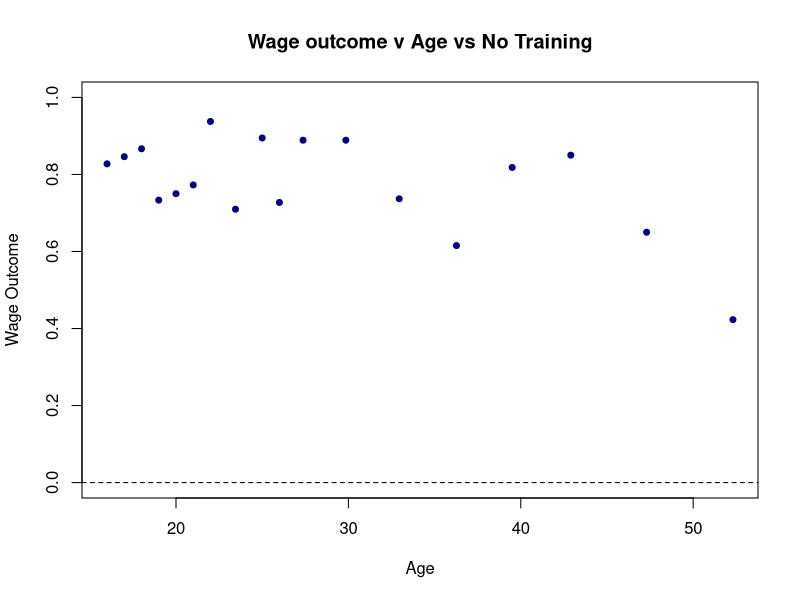
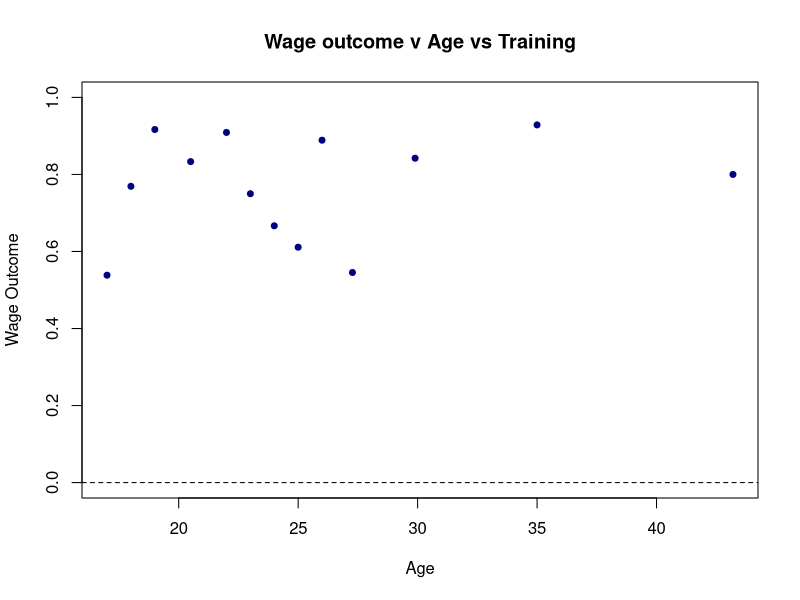
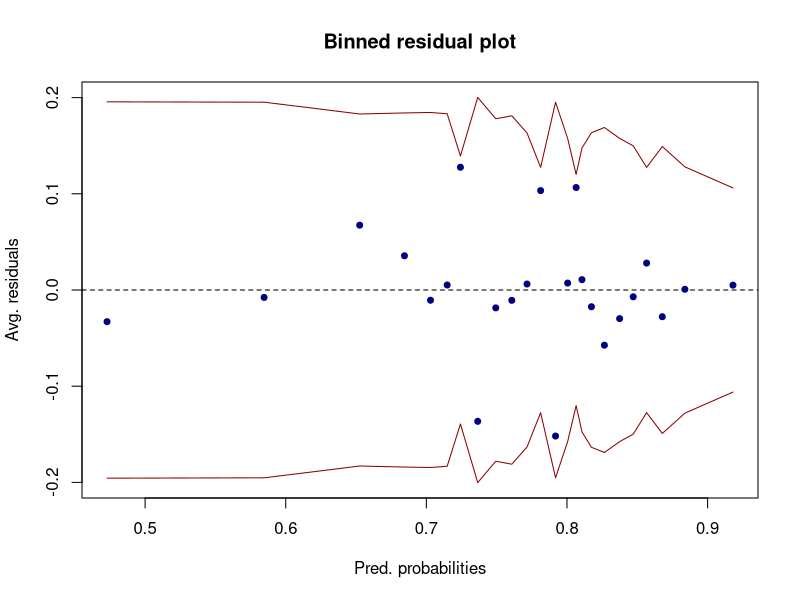
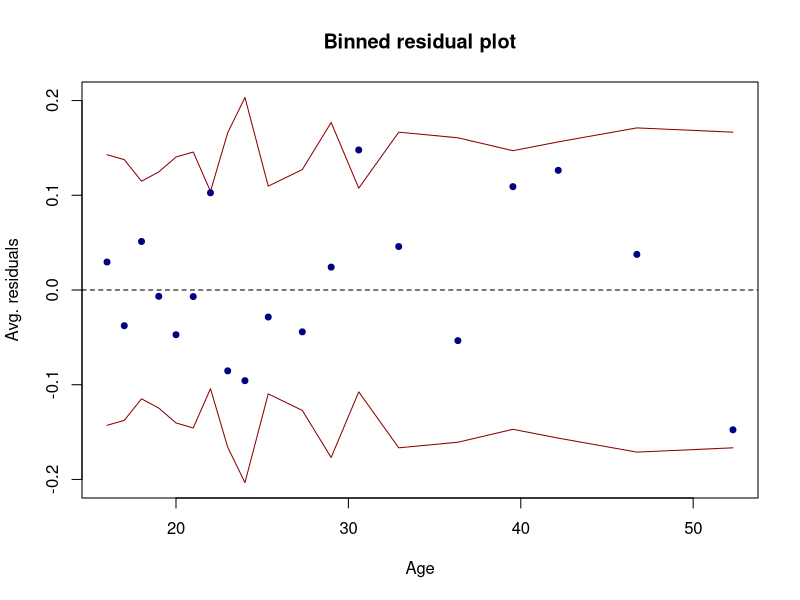
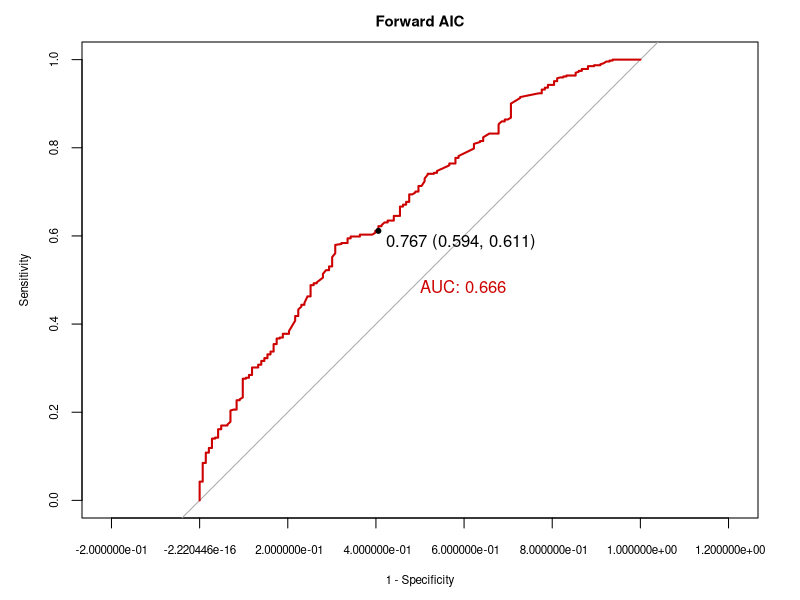
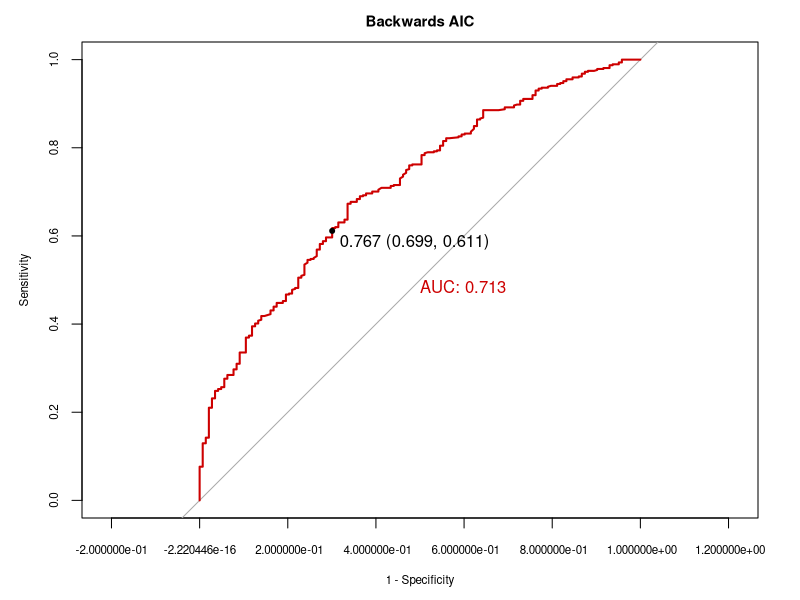
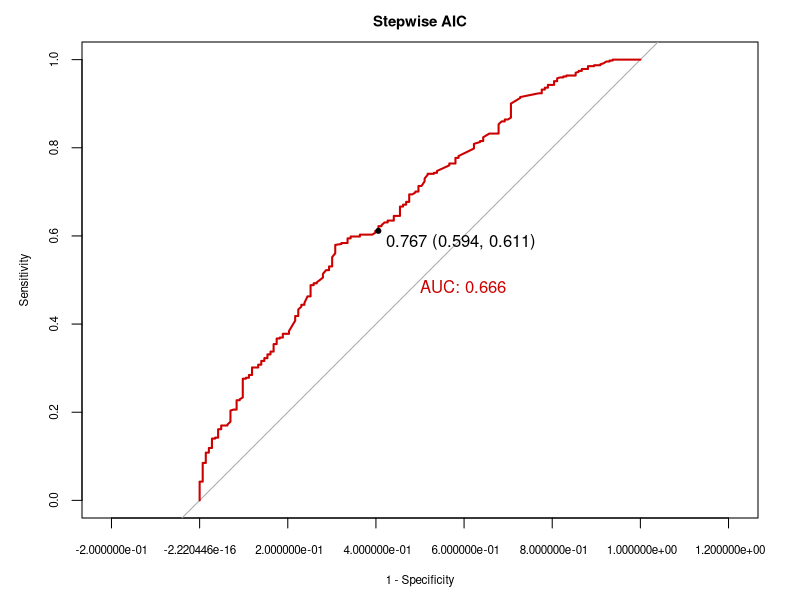
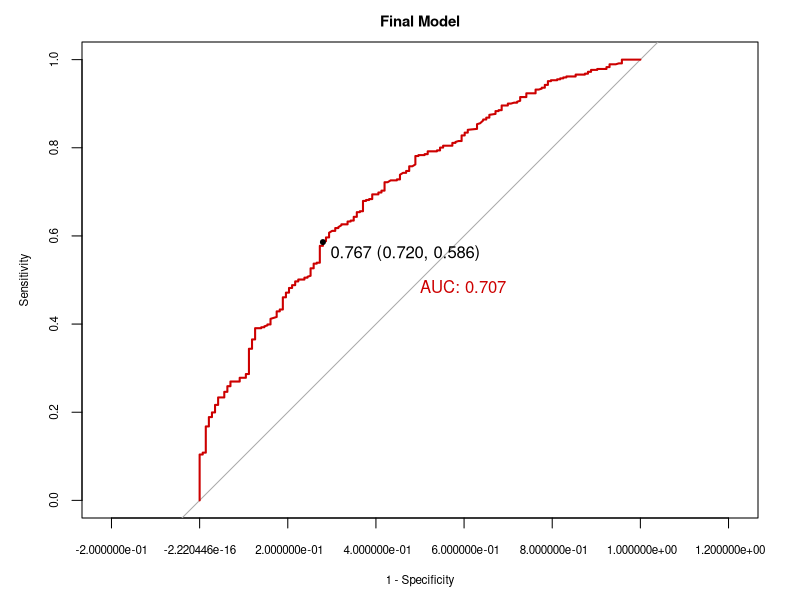

Recreate these plots in R, in order. (Note: this script raises an error after producing the figures.)
## ---- chunk 1
knitr::opts_chunk$set(echo = TRUE)
library(ggplot2)
library(readr)
library(dplyr)
library(arm)
library(pROC)
library(rms) #for VIF
library(caret)
library(data.table)
library(magrittr)
library(kableExtra)
library(xtable)
options(xtable.comment = FALSE)
## ---- chunk 2
df <- read.csv("Data/lalonde.csv")
df <- fread("Data/lalonde.csv")
df[,outcome := re78 - re74]
df[,b := as.numeric(re78>0)]
df[,bf := factor(re78>0)]
df[,race := c("black", "other")[black+1]]
df[hispan==1,race := "hispanic"]
df[,race := factor(race)]
df[,nodegree_f := factor(nodegree)]
df[,married_f := factor(married)]
df[,treat_f := factor(treat)]
df[,growth := re78 - re74]
df[treat==0,growth := re78 - re75]
df$wage <- ifelse(df$re78 > 0, 1, 0)
df$wage_fact <- factor(df$wage)
## ---- chunk 3
wage_treat <- apply(table(df[,c('wage_fact', 'treat')]) / sum(table(df[,c('wage_fact', 'treat')])), 2, function(x) x/sum(x))
rownames(wage_treat) <- c("wage0", "wage1")
colnames(wage_treat) <- c("treat0", "treat1")
knitr::kable(wage_treat, escape = FALSE, 'pipe',  caption = "Wage given treat", digits=2, position = "float_left")

interact_df = data.frame(
  treat0 = df[df$treat==0,] %$% table(race, b) %>% prop.table(1) %>% c %>% extract(4:6),
  treat1 = df[df$treat==1,] %$% table(race, b) %>% prop.table(1) %>% c %>% extract(4:6),
  race = levels(df$race)
)
#knitr::kable(interact_df,  escape = FALSE, 'pipe', caption = "Wage being non-zero given treat and race", digits=2, position = "float_right")
#knitr::kable(list(wage_treat, interact_df))
#knitr::kable(list(wage_treat, interact_df))
## ---- chunk 4

#wage v age v train
binnedplot(y=df$wage[df$treat==0], 
           df$age[df$treat==0],
           xlab='Age',
           ylim=c(0,1),  
           col.pts='navy', 
           ylab ='Wage Outcome', 
           main='Wage outcome v Age vs No Training', 
           col.int='white')

binnedplot(y=df$wage[df$treat==1], 
           df$age[df$treat==1], 
           xlab='Age', 
           ylim=c(0,1),  
           col.pts='navy', 
           ylab ='Wage Outcome', 
           main='Wage outcome v Age vs Training', 
           col.int='white')

## ---- chunk 5
glm1 <- glm(wage_fact ~ treat + age + educ + race + married + nodegree + re74, data = df, family = binomial(link=logit))
## ---- chunk 6
resids1 <- residuals(glm1, "resp")
binnedplot(fitted(glm1), resids1, xlab="Pred. probabilities",
           col.int="red4",ylab="Avg. residuals",main="Binned residual plot",col.pts="navy")
binnedplot(df$age, resids1, xlab="Age",
           col.int="red4",ylab="Avg. residuals",main="Binned residual plot",col.pts="navy")

## ---- chunk 7
full_glm <- glm(wage_fact ~ treat + age + educ + race + married + nodegree + re74  + 
                  treat*(re74 +  married + nodegree + race + age + educ) + 
                  race*(re74 +  married + nodegree + age + educ) + 
                  married*(re74 + nodegree + age + educ) +
                  nodegree*(re74 +  age + educ), data = df, family = binomial(link=logit))
null_glm <- glm(wage_fact ~ treat, data = df, family = binomial())
## ---- chunk 8
invisible(anova(glm1, full_glm, test = "Chisq"))
## ---- chunk 9
f_aic <- step(null_glm, scope = formula(full_glm), direction = "forward", trace = 0) 
step_aic <- step(null_glm, scope = formula(full_glm), direction = "both", trace = 0)
b_aic <- step(full_glm, direction = "backward", trace = 0)
f_resids <- residuals(f_aic, "resp")
b_resids <- residuals(b_aic, "resp")
step_resids <- residuals(step_aic, "resp")
## ---- chunk 10
invisible(roc(df$wage_fact, fitted(f_aic), plot = T, print.thres = mean(as.numeric(as.character(df$wage_fact))), legacy.axes = T, print.auc = T, col = "red3", main = "Forward AIC", cex.main = 0.9, cex.lab = 0.7, cex.axis = 0.7))
invisible(roc(df$wage_fact, fitted(b_aic), plot = T, print.thres = mean(as.numeric(as.character(df$wage_fact))), legacy.axes = T, print.auc = T, col = "red3", main = "Backwards AIC", cex.main = 0.9, cex.lab = 0.7, cex.axis = 0.7))
invisible(roc(df$wage_fact, fitted(step_aic), plot = T, print.thres = mean(as.numeric(as.character(df$wage_fact))), legacy.axes = T, print.auc = T, col = "red3", main = "Stepwise AIC", cex.main = 0.9, cex.lab = 0.7, cex.axis = 0.7))
## ---- chunk 11
final_model <- glm(wage_fact ~ treat + age + educ + race + married + nodegree + 
    re74 + treat:re74 + treat:race + treat:age + race:married + race:nodegree + educ:race + age:nodegree, 
    family = binomial(), data = df)
#no_race <- glm(wage_fact ~ treat + age + educ + race + married + nodegree + 
 #   re74 + treat:re74 + treat:age + race:married + race:nodegree + educ:race + age:nodegree, family = binomial(), data = df)
no_race <- glm(wage_fact ~ treat + age + educ + married + nodegree + 
    re74 + treat:re74 + treat:age + age:nodegree, family = binomial(), data = df)
xtable(summary(final_model), digits=2)
invisible(anova(no_race, final_model, test = "Chisq"))
## ---- chunk 12
invisible(vif(final_model))
## ---- chunk 13
invisible(confint(final_model, level=0.95))

## ---- chunk 14
invisible(roc(df$wage_fact, fitted(final_model), plot = T, print.thres = mean(as.numeric(as.character(df$wage_fact))), legacy.axes = T, print.auc = T, col = "red3", main = "Final Model", cex.main = 0.9, cex.lab = 0.7, cex.axis = 0.7))

binnedplot(fitted(final_model), step_resids, xlab="Pred. probabilities",
           col.int="red4",ylab="Avg. residuals",main="Binned residual plot",col.pts="navy", 
           cex.main = 0.9, cex.lab = 0.7, cex.axis = 0.7)

## ---- chunk 15
cm_final <- confusionMatrix(as.factor(ifelse(fitted(final_model) >= mean(as.numeric(as.character(df$wage_fact))), "1","0")), as.factor(df$wage_fact),positive = "1")
invisible(cm_final$table)
invisible(cm_final$overall["Accuracy"])
invisible(cm_final$byClass[c("Sensitivity","Specificity")])
## ---- chunk 16
invisible(summary(df[,-1]))
## ---- chunk 17
knitr::include_graphics("/Users/michellevan/Desktop/summary1.png")
## ---- chunk 18
wage_marr <- apply(table(df[,c('wage_fact', 'married')]) / sum(table(df[,c('wage_fact', 'married')])), 2, function(x) x/sum(x))
wage_degree <- apply(table(df[,c('wage_fact', 'nodegree')]) / sum(table(df[,c('wage_fact', 'nodegree')])), 2, function(x) x/sum(x))
rownames(wage_marr) <- c("wage0", "wage1")
rownames(wage_degree) <- c("wage0", "wage1")
colnames(wage_marr) <- c("not_married0", "married")
colnames(wage_degree) <- c("nodegree", "degree")
knitr::kable(wage_marr, escape = FALSE, 'pipe', , caption = "Conditional table for wage given married status")
knitr::kable(wage_degree, escape = FALSE, 'pipe', , caption = "Conditional table for wage given degree")
wage_race <- apply(table(df[,c('wage_fact', 'race')]) / sum(table(df[,c('wage_fact', 'race')])), 2, function(x) x/sum(x))
rownames(wage_race) <- c("wage0", "wage1")
colnames(wage_race) <- c("black", "hispanic", "other")
knitr::kable(wage_race, escape = FALSE, 'pipe', , caption = "Conditional table for wage given race")
wage_educ <- apply(table(df[,c('wage_fact', 'educ')]) / sum(table(df[,c('wage_fact', 'educ')])), 2, function(x) x/sum(x))
wage_educ
## ---- chunk 19
ggplot(df, aes(y=wage_fact, x=re74, fill=re74)) + 
  geom_boxplot() + 
  theme(legend.position='none') + 
  scale_fill_brewer(palette='YlOrBr') + 
  labs(title="Wage Outcome vs Re74", x="Re74", y="Wage Outcome") +
  facet_wrap(~treat)

## ---- chunk 20
#Training v educ v outcome
interact_df1 = data.frame(
  treat0 = df[df$treat==0,] %$% table(nodegree, b) %>% prop.table(1) %>% c %>% extract(3:4),
  treat1 = df[df$treat==1,] %$% table(nodegree, b) %>% prop.table(1) %>% c %>% extract(3:4),
  nodegree = 0:1
)


knitr::kable(interact_df1,  escape = FALSE, 'pipe', caption = "Conditional probability of wage being non-zero given treat and education", digits=2)
## ---- chunk 21
par(mfcol=c(2,1))

binnedplot(y=df$wage[df$treat==0], 
           df$educ[df$treat==0], 
           xlab='Aget', 
           ylim=c(0,1),  
           col.pts='navy', 
           ylab ='Non-zero p', 
           main='Non-zero v Educ vs No Training', 
           col.int='white')

binnedplot(y=df$wage[df$treat==1], 
           df$educ[df$treat==1], 
           xlab='Aget', 
           ylim=c(0,1),  
           col.pts='navy', 
           ylab ='Non-zero p', 
           main='Non-zero v Educ vs Training', 
           col.int='white')
## ---- chunk 22
#Training v race v outcome
sinteract_df = data.frame(
  treat0 = df[df$treat==0,] %$% table(race, b) %>% prop.table(1) %>% c %>% extract(4:6),
  treat1 = df[df$treat==1,] %$% table(race, b) %>% prop.table(1) %>% c %>% extract(4:6),
  race = levels(df$race)
)
knitr::kable(interact_df,  escape = FALSE, 'pipe', caption = "Conditional probability of wage being non-zero given treat and race", digits=2)
## ---- chunk 23
xtable(summary(glm1))
## ---- chunk 24
step_aic <- step(null_glm, scope = formula(full_glm), direction = "both", trace = 0)
xtable(summary(step_aic))

## ---- chunk 25
xtable(summary(f_aic))

## ---- chunk 26
xtable(summary(b_aic))

## ---- chunk 27
f_resids <- residuals(f_aic, "resp")
b_resids <- residuals(b_aic, "resp")
step_resids <- residuals(step_aic, "resp")
# forward AIC
binnedplot(fitted(f_aic), f_resids, xlab="Pred. probabilities",
           col.int="red4",ylab="Avg. residuals",main="Binned residual plot",col.pts="navy", 
           cex.main = 0.9, cex.lab = 0.7, cex.axis = 0.7)
# backward AIC
binnedplot(fitted(b_aic), b_resids, xlab="Pred. probabilities",
           col.int="red4",ylab="Avg. residuals",main="Binned residual plot",col.pts="navy", 
           cex.main = 0.9, cex.lab = 0.7, cex.axis = 0.7)


binnedplot(fitted(step_aic), step_resids, xlab="Pred. probabilities",
           col.int="red4",ylab="Avg. residuals",main="Binned residual plot",col.pts="navy", 
           cex.main = 0.9, cex.lab = 0.7, cex.axis = 0.7)
## ---- chunk 28
# forward AIC
cm1 <- confusionMatrix(as.factor(ifelse(fitted(f_aic) >= mean(as.numeric(as.character(df$wage_fact))), "1","0")),
                            df$wage_fact, positive = "1")
# backward AIC
cm2 <- confusionMatrix(as.factor(ifelse(fitted(b_aic) >= mean(as.numeric(as.character(df$wage_fact))), "1","0")),
                            as.factor(df$wage_fact),positive = "1")

# stepwise AIC
cm3 <- confusionMatrix(as.factor(ifelse(fitted(step_aic) >= mean(as.numeric(as.character(df$wage_fact))), "1","0")), as.factor(df$wage_fact),positive = "1")
## ---- chunk 29
# fowards AIC
#cm1$tables
#cm1$overall["Accuracy"]
#cm1$byClass[c("Sensitivity","Specificity")]
knitr::kable(cm1$table, escape = FALSE, 'pipe',  caption = "Prediction table for forward AIC", digits=2, position = "float_left")
knitr::kable(cm1$overall["Accuracy"], escape = FALSE, 'pipe',  caption = "Accuracy for forwards AIC", digits=2, position = "float_left")
knitr::kable(cm1$byClass[c("Sensitivity","Specificity")], escape = FALSE, 'pipe',  caption = "Sensitivity and Specificity for forwards AIC", digits=2, position = "float_left")
## ---- chunk 30
# backwards AIC
#cm2$table
#cm2$overall["Accuracy"]
#cm2$byClass[c("Sensitivity","Specificity")]
knitr::kable(cm2$table, escape = FALSE, 'pipe',  caption = "Prediction table for backwards AIC", digits=2, position = "float_left")
knitr::kable(cm2$overall["Accuracy"], escape = FALSE, 'pipe',  caption = "Accuracy for backwards AIC", digits=2, position = "float_left")
knitr::kable(cm2$byClass[c("Sensitivity","Specificity")], escape = FALSE, 'pipe',  caption = "Sensitivity and Specificity for backwards AIC", digits=2, position = "float_left")
## ---- chunk 31
# stepwise AIC
knitr::kable(cm3$table, escape = FALSE, 'pipe',  caption = "Prediction table for stepwise AIC", digits=2, position = "float_left")
knitr::kable(cm3$overall["Accuracy"], escape = FALSE, 'pipe',  caption = "Accuracy for stepwise AIC", digits=2, position = "float_left")
knitr::kable(cm3$byClass[c("Sensitivity","Specificity")], escape = FALSE, 'pipe',  caption = "Sensitivity and Specificity for stepwise AIC", digits=2, position = "float_left")
#cm3$table
#cm3$overall["Accuracy"]
#cm3$byClass[c("Sensitivity","Specificity")]
## ---- chunk 32
vif_model <- vif(final_model)
knitr::kable(vif_model, escape = FALSE, 'pipe',  caption = "VIF for final model", digits=2, position = "float_left")
